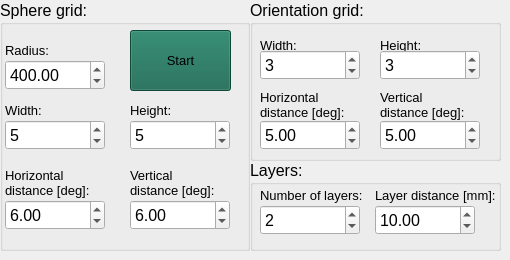
          <widget class="QWidget" name="tab_7">
           <attribute name="title">
            <string>Automatic</string>
           </attribute>
           <widget class="QGroupBox" name="groupBox_4">
            <property name="geometry">
             <rect>
              <x>0</x>
              <y>0</y>
              <width>250</width>
              <height>251</height>
             </rect>
            </property>
            <property name="font">
             <font>
              <pointsize>12</pointsize>
              <italic>false</italic>
              <bold>false</bold>
              <underline>false</underline>
             </font>
            </property>
            <property name="title">
             <string>Sphere grid:</string>
            </property>
            <widget class="QDoubleSpinBox" name="Sphere_radius_2">
             <property name="geometry">
              <rect>
               <x>5</x>
               <y>60</y>
               <width>100</width>
               <height>30</height>
              </rect>
             </property>
             <property name="font">
              <font>
               <pointsize>12</pointsize>
               <bold>false</bold>
              </font>
             </property>
             <property name="prefix">
              <string/>
             </property>
             <property name="minimum">
              <double>-2.000000000000000</double>
             </property>
             <property name="maximum">
              <double>1000.000000000000000</double>
             </property>
             <property name="singleStep">
              <double>0.010000000000000</double>
             </property>
             <property name="value">
              <double>400.000000000000000</double>
             </property>
            </widget>
            <widget class="QLabel" name="label_35">
             <property name="geometry">
              <rect>
               <x>5</x>
               <y>35</y>
               <width>100</width>
               <height>30</height>
              </rect>
             </property>
             <property name="font">
              <font>
               <pointsize>10</pointsize>
              </font>
             </property>
             <property name="text">
              <string>Radius:</string>
             </property>
            </widget>
            <widget class="QLabel" name="label_36">
             <property name="geometry">
              <rect>
               <x>130</x>
               <y>95</y>
               <width>100</width>
               <height>30</height>
              </rect>
             </property>
             <property name="font">
              <font>
               <pointsize>10</pointsize>
              </font>
             </property>
             <property name="text">
              <string>Height:</string>
             </property>
            </widget>
            <widget class="QLabel" name="label_37">
             <property name="geometry">
              <rect>
               <x>5</x>
               <y>95</y>
               <width>100</width>
               <height>30</height>
              </rect>
             </property>
             <property name="font">
              <font>
               <pointsize>10</pointsize>
              </font>
             </property>
             <property name="text">
              <string>Width:</string>
             </property>
            </widget>
            <widget class="QLabel" name="label_38">
             <property name="geometry">
              <rect>
               <x>130</x>
               <y>160</y>
               <width>110</width>
               <height>45</height>
              </rect>
             </property>
             <property name="font">
              <font>
               <pointsize>10</pointsize>
              </font>
             </property>
             <property name="text">
              <string>Vertical 
distance [deg]:</string>
             </property>
            </widget>
            <widget class="QDoubleSpinBox" name="Sphere_grid_ver_dist_2">
             <property name="geometry">
              <rect>
               <x>130</x>
               <y>200</y>
               <width>100</width>
               <height>30</height>
              </rect>
             </property>
             <property name="font">
              <font>
               <pointsize>12</pointsize>
               <bold>false</bold>
              </font>
             </property>
             <property name="singleStep">
              <double>0.010000000000000</double>
             </property>
             <property name="value">
              <double>6.000000000000000</double>
             </property>
            </widget>
            <widget class="QLabel" name="label_39">
             <property name="geometry">
              <rect>
               <x>5</x>
               <y>160</y>
               <width>110</width>
               <height>45</height>
              </rect>
             </property>
             <property name="font">
              <font>
               <pointsize>10</pointsize>
              </font>
             </property>
             <property name="text">
              <string>Horizontal 
distance [deg]:</string>
             </property>
            </widget>
            <widget class="QDoubleSpinBox" name="Sphere_grid_hor_dist_2">
             <property name="geometry">
              <rect>
               <x>5</x>
               <y>200</y>
               <width>100</width>
               <height>30</height>
              </rect>
             </property>
             <property name="font">
              <font>
               <pointsize>12</pointsize>
               <bold>false</bold>
              </font>
             </property>
             <property name="prefix">
              <string/>
             </property>
             <property name="minimum">
              <double>-99.989999999999995</double>
             </property>
             <property name="singleStep">
              <double>0.010000000000000</double>
             </property>
             <property name="value">
              <double>6.000000000000000</double>
             </property>
            </widget>
            <widget class="QPushButton" name="Start_auto_2">
             <property name="geometry">
              <rect>
               <x>130</x>
               <y>30</y>
               <width>101</width>
               <height>61</height>
              </rect>
             </property>
             <property name="font">
              <font>
               <pointsize>10</pointsize>
               <bold>false</bold>
               <kerning>true</kerning>
              </font>
             </property>
             <property name="styleSheet">
              <string notr="true">QPushButton{background-color:rgb(20, 102, 79)}</string>
             </property>
             <property name="text">
              <string>Start</string>
             </property>
            </widget>
            <widget class="QSpinBox" name="Sphere_grid_width_2">
             <property name="geometry">
              <rect>
               <x>5</x>
               <y>120</y>
               <width>100</width>
               <height>30</height>
              </rect>
             </property>
             <property name="font">
              <font>
               <pointsize>12</pointsize>
              </font>
             </property>
             <property name="suffix">
              <string/>
             </property>
             <property name="prefix">
              <string/>
             </property>
             <property name="value">
              <number>5</number>
             </property>
            </widget>
            <widget class="QSpinBox" name="Sphere_grid_height_2">
             <property name="geometry">
              <rect>
               <x>130</x>
               <y>120</y>
               <width>100</width>
               <height>30</height>
              </rect>
             </property>
             <property name="font">
              <font>
               <pointsize>12</pointsize>
              </font>
             </property>
             <property name="prefix">
              <string/>
             </property>
             <property name="value">
              <number>5</number>
             </property>
            </widget>
           </widget>
           <widget class="QGroupBox" name="groupBox_5">
            <property name="geometry">
             <rect>
              <x>250</x>
              <y>160</y>
              <width>251</width>
              <height>91</height>
             </rect>
            </property>
            <property name="font">
             <font>
              <pointsize>12</pointsize>
              <underline>false</underline>
             </font>
            </property>
            <property name="title">
             <string>Layers:</string>
            </property>
            <widget class="QLabel" name="label_40">
             <property name="geometry">
              <rect>
               <x>10</x>
               <y>20</y>
               <width>131</width>
               <height>30</height>
              </rect>
             </property>
             <property name="font">
              <font>
               <pointsize>10</pointsize>
              </font>
             </property>
             <property name="text">
              <string>Number of layers:</string>
             </property>
            </widget>
            <widget class="QLabel" name="label_41">
             <property name="geometry">
              <rect>
               <x>125</x>
               <y>20</y>
               <width>131</width>
               <height>30</height>
              </rect>
             </property>
             <property name="font">
              <font>
               <pointsize>10</pointsize>
              </font>
             </property>
             <property name="text">
              <string>Layer distance [mm]:</string>
             </property>
            </widget>
            <widget class="QDoubleSpinBox" name="Layer_dist_2">
             <property name="geometry">
              <rect>
               <x>125</x>
               <y>45</y>
               <width>100</width>
               <height>30</height>
              </rect>
             </property>
             <property name="font">
              <font>
               <pointsize>12</pointsize>
               <bold>false</bold>
              </font>
             </property>
             <property name="maximum">
              <double>300.000000000000000</double>
             </property>
             <property name="singleStep">
              <double>0.001000000000000</double>
             </property>
             <property name="value">
              <double>10.000000000000000</double>
             </property>
            </widget>
            <widget class="QSpinBox" name="Layer_num_2">
             <property name="geometry">
              <rect>
               <x>10</x>
               <y>45</y>
               <width>100</width>
               <height>30</height>
              </rect>
             </property>
             <property name="font">
              <font>
               <pointsize>12</pointsize>
              </font>
             </property>
             <property name="value">
              <number>2</number>
             </property>
            </widget>
           </widget>
           <widget class="QGroupBox" name="groupBox_6">
            <property name="geometry">
             <rect>
              <x>250</x>
              <y>0</y>
              <width>251</width>
              <height>161</height>
             </rect>
            </property>
            <property name="font">
             <font>
              <pointsize>12</pointsize>
              <underline>false</underline>
             </font>
            </property>
            <property name="title">
             <string>Orientation grid:</string>
            </property>
            <widget class="QLabel" name="label_42">
             <property name="geometry">
              <rect>
               <x>10</x>
               <y>30</y>
               <width>131</width>
               <height>30</height>
              </rect>
             </property>
             <property name="font">
              <font>
               <pointsize>10</pointsize>
              </font>
             </property>
             <property name="text">
              <string>Width:</string>
             </property>
            </widget>
            <widget class="QDoubleSpinBox" name="Ori_grid_hor_dist_2">
             <property name="geometry">
              <rect>
               <x>10</x>
               <y>120</y>
               <width>100</width>
               <height>30</height>
              </rect>
             </property>
             <property name="font">
              <font>
               <pointsize>12</pointsize>
               <bold>false</bold>
              </font>
             </property>
             <property name="singleStep">
              <double>0.010000000000000</double>
             </property>
             <property name="value">
              <double>5.000000000000000</double>
             </property>
            </widget>
            <widget class="QLabel" name="label_43">
             <property name="geometry">
              <rect>
               <x>10</x>
               <y>90</y>
               <width>131</width>
               <height>30</height>
              </rect>
             </property>
             <property name="font">
              <font>
               <pointsize>10</pointsize>
              </font>
             </property>
             <property name="text">
              <string>Horizontal 
distance [deg]:</string>
             </property>
            </widget>
            <widget class="QLabel" name="label_44">
             <property name="geometry">
              <rect>
               <x>130</x>
               <y>30</y>
               <width>131</width>
               <height>30</height>
              </rect>
             </property>
             <property name="font">
              <font>
               <pointsize>10</pointsize>
              </font>
             </property>
             <property name="text">
              <string>Height:</string>
             </property>
            </widget>
            <widget class="QDoubleSpinBox" name="Ori_grid_ver_dist_2">
             <property name="geometry">
              <rect>
               <x>130</x>
               <y>120</y>
               <width>100</width>
               <height>30</height>
              </rect>
             </property>
             <property name="font">
              <font>
               <pointsize>12</pointsize>
               <bold>false</bold>
              </font>
             </property>
             <property name="singleStep">
              <double>0.010000000000000</double>
             </property>
             <property name="value">
              <double>5.000000000000000</double>
             </property>
            </widget>
            <widget class="QLabel" name="label_45">
             <property name="geometry">
              <rect>
               <x>130</x>
               <y>90</y>
               <width>131</width>
               <height>30</height>
              </rect>
             </property>
             <property name="font">
              <font>
               <pointsize>10</pointsize>
              </font>
             </property>
             <property name="text">
              <string>Vertical 
distance [deg]:</string>
             </property>
            </widget>
            <widget class="QSpinBox" name="Ori_grid_width_2">
             <property name="geometry">
              <rect>
               <x>10</x>
               <y>50</y>
               <width>100</width>
               <height>30</height>
              </rect>
             </property>
             <property name="font">
              <font>
               <pointsize>12</pointsize>
              </font>
             </property>
             <property name="value">
              <number>3</number>
             </property>
            </widget>
            <widget class="QSpinBox" name="Ori_grid_height_2">
             <property name="geometry">
              <rect>
               <x>130</x>
               <y>50</y>
               <width>100</width>
               <height>30</height>
              </rect>
             </property>
             <property name="font">
              <font>
               <pointsize>12</pointsize>
              </font>
             </property>
             <property name="value">
              <number>3</number>
             </property>
            </widget>
           </widget>
          </widget>
